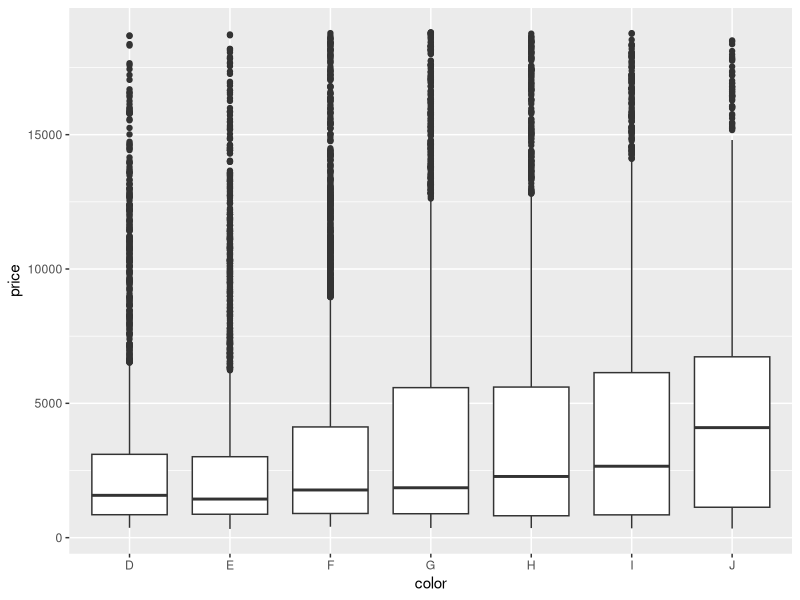

Here is the R script that generated this plot:
## ---- chunk 1
ipak <- function(pkg){
    new.pkg <- pkg[!(pkg %in% installed.packages()[, "Package"])]
    if (length(new.pkg)) 
        install.packages(new.pkg, repos = "http://cran.us.r-project.org", dependencies = TRUE)
    sapply(pkg, require, character.only = TRUE)
}

# usage
packages <- c("ggplot2", "dplyr")
ipak(packages)
## ---- chunk 2
library(dplyr)
library(ggplot2)
## ---- chunk 3
#for illustration purpose take the diamonds dataset from ggplot2 package and attached to this session
data(diamonds)
#examin first 6 observations
head(diamonds)
#take help from r documentation
#?diamonds
#examine the data
dim(diamonds)
str(diamonds)
summary(diamonds)
head(iris)
## ---- chunk 4
# select only the variables carat, color and price
select(diamonds, carat, color, price)
## ---- chunk 5
# examine the factors in cut variable
table(diamonds$cut)
# subsetting or filtering the diamonds dataset where cut==”Premium”
filter(diamonds, cut=="Premium")
## ---- chunk 6
diamondsNew<- mutate(diamonds, pricePerCarat = price/carat)
#examine the new dataset whether new variable is added or not
head(diamondsNew)
names(diamondsNew)
## ---- chunk 7
# first we will see the first 6 diamonds price in our dataset
head(diamonds$depth)
# then we can use arrange function on top of this vector of first six observationds of depth variable
head(arrange(diamonds,depth))
# the above output is basically shows in ascending order
# you can use desc() function inside arrange to make descending the data
head(arrange(diamonds,desc(depth)))
## ---- chunk 8
#to get the average of price variable
summarize(diamonds, avgPrice = mean(price, na.rm = TRUE) )
#combination of summarize/summarise with group_by
summarise(group_by(diamonds, cut), mean=mean(price, na.rm = TRUE))
summarize(group_by(diamonds, cut), mean=mean(price, na.rm = TRUE))
## ---- chunk 9
#Now we will use those above functions filter select and mutate and combine them into one and get the result by using %>% operator  
# filter(diamonds, cut=="Premium")
#select(diamonds, carat, color, price)
# diamondsNew<- mutate(diamonds, pricePerCarat = price/carat)


diamondsPipe <- diamonds %>% filter(cut=="Premium") %>% select(carat, color, price) %>% mutate(pricePerCarat = price/carat)
head(diamondsPipe)
## ---- chunk 10
diamonds %>% 
  filter(cut == "Ideal") %>% 
  ggplot(aes(x=color,y=price)) + 
geom_boxplot()     
     
